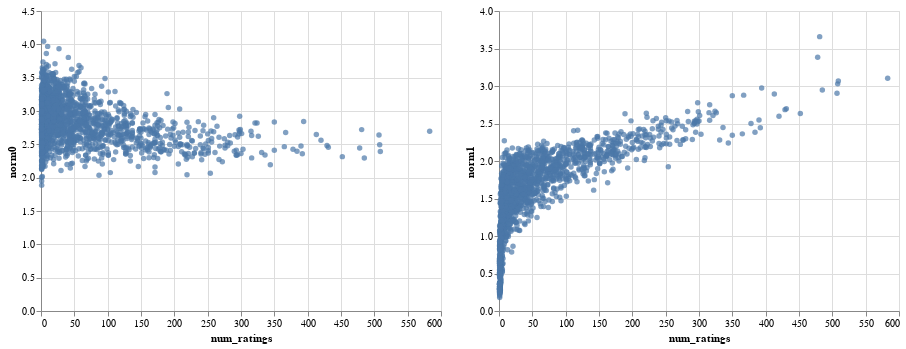

Notebook code for this chart:
### Code cell
movie_neighbors(model_lowinit, "Star Wars", DOT)
movie_neighbors(model_lowinit, "Star Wars", COSINE)
movie_embedding_norm([model, model_lowinit])

### Figure 1 — Vega-Lite specification as saved in the notebook (floating-point values rounded to 4 significant figures; data arrays with more than 128 entries replaced by an {"elided": "..."} marker saying what was removed)
{"config": {"view": {"continuousWidth": 400, "continuousHeight": 300}}, "hconcat": [{"layer": [{"mark": "circle", "encoding": {"color": {"condition": {"value": "#4c78a8", "selection": "selector013"}, "value": "lightgray"}, "x": {"type": "quantitative", "field": "num_ratings"}, "y": {"type": "quantitative", "field": "norm0"}}, "selection": {"selector014": {"type": "single", "encodings": ["x", "y"], "on": "mouseover", "nearest": true, "empty": "none"}, "selector013": {"type": "interval"}}}, {"mark": {"type": "text", "align": "center", "dx": 5, "dy": -5}, "encoding": {"text": {"condition": {"type": "nominal", "field": "title", "selection": "selector014"}, "value": ""}, "x": {"type": "quantitative", "field": "num_ratings"}, "y": {"type": "quantitative", "field": "norm0"}}}]}, {"layer": [{"mark": "circle", "encoding": {"color": {"condition": {"value": "#4c78a8", "selection": "selector013"}, "value": "lightgray"}, "x": {"type": "quantitative", "field": "num_ratings"}, "y": {"type": "quantitative", "field": "norm1"}}, "selection": {"selector015": {"type": "single", "encodings": ["x", "y"], "on": "mouseover", "nearest": true, "empty": "none"}, "selector013": {"type": "interval"}}}, {"mark": {"type": "text", "align": "center", "dx": 5, "dy": -5}, "encoding": {"text": {"condition": {"type": "nominal", "field": "title", "selection": "selector015"}, "value": ""}, "x": {"type": "quantitative", "field": "num_ratings"}, "y": {"type": "quantitative", "field": "norm1"}}}]}], "data": {"name": "data-926f5f669472b811c081374a023272a0"}, "$schema": "https://vega.github.io/schema/vega-lite/v4.8.1.json", "datasets": {"data-926f5f669472b811c081374a023272a0": {"elided": "1682 records"}}}
